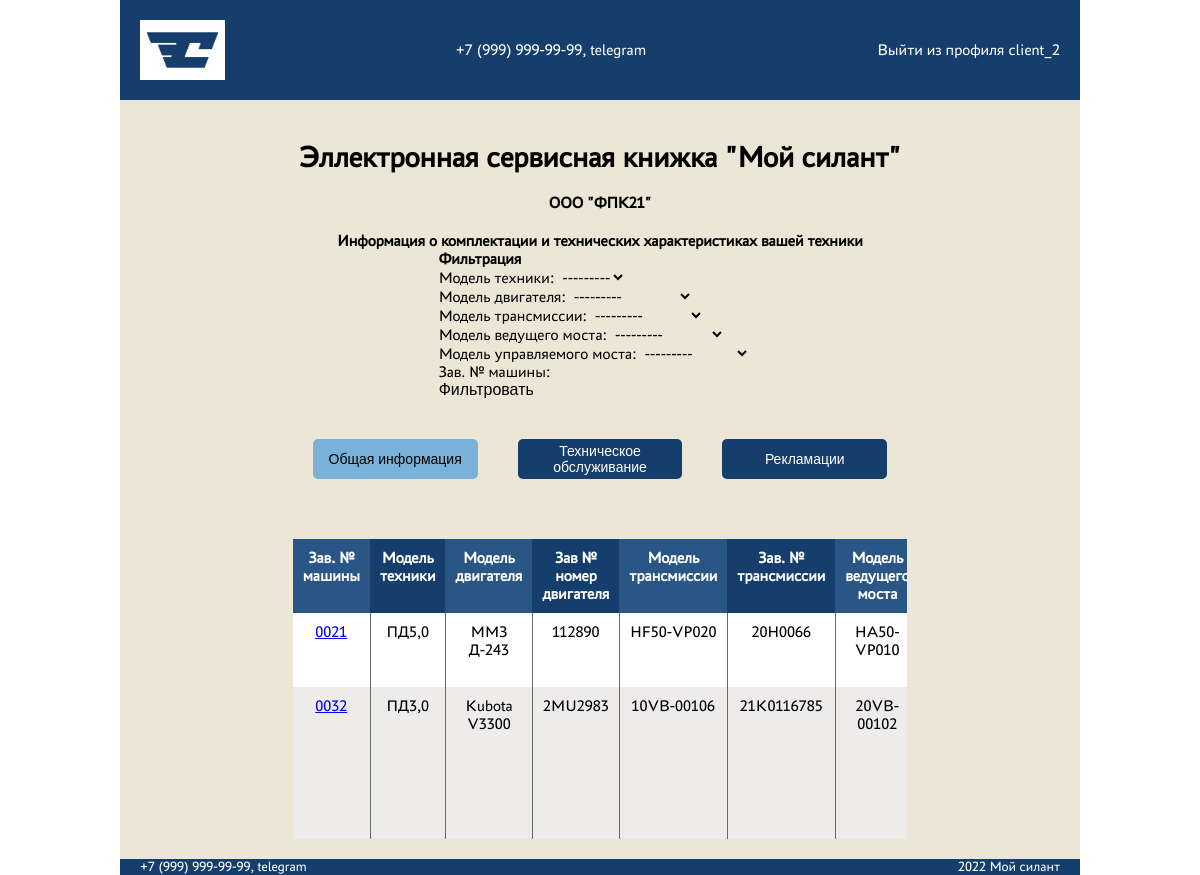
Screenshot of /machines/ (signed in) with the database file from the repository.
### core/models.py (models this page shows, shortened)
class BaseModel(models.Model):
    def __str__(self):
        return self.name
    class Meta:
        abstract = True

class Client(BaseModel):
    name = models.CharField(max_length=255)
    description = models.CharField(max_length=255)
    user = models.ForeignKey(User, on_delete=models.CASCADE)
    group = models.ForeignKey(Group, on_delete=models.CASCADE)

class Machine(models.Model):
    serial_number_of_machine = models.CharField(max_length=255, verbose_name='Зав. № машины')
    model_of_equipment = models.ForeignKey(EquipmentModel, on_delete=models.CASCADE, verbose_name='Модель техники')
    model_of_engine = models.ForeignKey(EngineModel, on_delete=models.CASCADE, verbose_name='Модель двигателя')
    serial_number_of_engine = models.CharField(max_length=255, verbose_name='Зав. № двигателя')
    transmission_model = models.ForeignKey(TransmissionModel, on_delete=models.CASCADE, verbose_name='Модель трансмиссии')
    serial_number_of_transmission = models.CharField(max_length=255, verbose_name='Зав. № трансмиссии')
    drive_axle_model = models.ForeignKey(DriveAxleModel, on_delete=models.CASCADE, verbose_name='Модель ведущего моста')
    serial_number_of_drive_axle = models.CharField(max_length=255, verbose_name='Зав. № ведущего моста')
    steering_axle_model = models.ForeignKey(SteeringAxleModel, on_delete=models.CASCADE, verbose_name='Модель управляемого моста')
    serial_number_of_steering_axle = models.CharField(max_length=255, verbose_name='Зав. № управляемого моста')
    supply_contract_number_and_date = models.CharField(max_length=255, verbose_name='Договор поставки №, дата')
    date_shipped_from_factory = models.DateField(null=True, verbose_name='Дата отгрузки с завода')
    recipient = models.CharField(max_length=255, verbose_name='Грузополучатель (конечный потребитель)')
    delivery_address = models.CharField(max_length=255, blank=True, verbose_name='Адрес доставки (эксплуатации)')
    equipment = models.CharField(max_length=255, blank=True, verbose_name='Комплектация (доп. опции)')
    client = models.ForeignKey(Client, on_delete=models.CASCADE, verbose_name='Клиент')
    service_company = models.ForeignKey(ServiceCompany, on_delete=models.CASCADE, verbose_name='Сервисная компания')

class EquipmentModel(BaseModel):
    name = models.CharField(max_length=255)
    description = models.CharField(max_length=255)

class EngineModel(BaseModel):
    name = models.CharField(max_length=255)
    description = models.CharField(max_length=255)

class TransmissionModel(BaseModel):
    name = models.CharField(max_length=255)
    description = models.CharField(max_length=255)

class DriveAxleModel(BaseModel):
    name = models.CharField(max_length=255)
    description = models.CharField(max_length=255)

### core/views.py (the view)
# urls.py: path('machines/', machine_list, name='machine_list'),
@login_required
@permission_required("core.view_machine", raise_exception=True)
def machine_list(request):
    user_id = request.user.id
    try:
        client = Client.objects.get(user_id=user_id)
    except Client.DoesNotExist:
        return render(
            request, "machine_list.html", {"error_message": "Client not found"}
        )
    machines = Machine.objects.filter(client=client)
    machine_filter = MachineFilter(request.GET, queryset=machines)
    return render(
        request,
        "machine_list.html",
        {"machines": machines, "client": client, "filter": machine_filter},
    )

### templates/machine_list.html (shortened to what this page needs)
{% extends 'base.html' %}
{% block content %}
<main class="main">
    <div class="user-info">
        <h1>{{ client.name }}</h1>
    </div>
    <div class="result-wrapper">
        <h1>Информация о комплектации и технических характеристиках вашей техники</h1>
        {% if machines %}
        <form method="get" class="mb-4">
            <h1>Фильтрация</h1>
            {{ filter.form }}
            <button type="submit">Фильтровать</button>
        </form>
        {% include 'tabs.html' with active_tab='general' %}
        <div class="adaptive-table-wrapper">
            <table class="adaptive-table">
                <thead>
                    <tr>
                        <th>Зав. № машины</th>
                        <th>Модель техники</th>
                        <th>Модель двигателя</th>
                        <th>Зав № номер двигателя</th>
                        <th>Модель трансмиссии</th>
                        <th>Зав. № трансмиссии</th>
                        <th>Модель ведущего моста</th>
                    </tr>
                </thead>
                <tbody>
                    {% for machine in filter.qs %}
                    <tr>
                        <td><a href="{% url 'machine_detail' machine.id %}">{{ machine.serial_number_of_machine }}</a></td>
                        <td>{{ machine.model_of_equipment }}</a></td>
                        <td>{{ machine.model_of_engine }}</td>
                        <td>{{ machine.serial_number_of_engine }}</td>
                        <td>{{ machine.transmission_model }}</td>
                        <td>{{ machine.serial_number_of_transmission }}</td>
                        <td>{{ machine.drive_axle_model }}</td>
                    </tr>
                    {% endfor %}
                </tbody>
            </table>
        </div>
        {% else %}
        <div class="result-wrapper">
            <span>У вас нет машин</span
            >
        </div>
        {% endif %}
</main>
{% endblock content %}

### templates/base.html (shortened to what this page needs)
<!DOCTYPE html>
<html lang="en">
  <head>
    {% load static %}
      <link href="{% static 'css/main.css' %}" rel="stylesheet" />
      <link href="{% static 'css/index/index.css' %}" rel="stylesheet" />
      <link href="{% static 'css/machine_list/machine_list.css' %}" rel="stylesheet" />
      <link href="{% static 'css/create_maintenance/create_maintenance.css' %}" rel="stylesheet" />
  </head>
  <body>
    <nav>
        <div class="logo-signin-wrapper">
            <img src="{% static 'img/logo.jpg' %}">
            <span>+7 (999) 999-99-99, telegram</span>
            {% if user.is_authenticated %}
            <a href="{% url 'account_logout' %}">Выйти из профиля {{ user.username }}</a>
            {% else %}
            <a href="{% url 'account_login' %}">Авторизация</a>
            {% endif %}
        </div>
    </nav>
    <section class="main-section">
      <div class="underlogo">
        <h1>Эллектронная сервисная книжка "Мой силант"</h1>
      </div>
      {% block content %}{% endblock %}
    </section>
    <footer>
        <div class="footer-wrapper">
            <span>+7 (999) 999-99-99, telegram</span>
            <span>2022 Мой силант</span>
        </div>
    </footer>
  </body>
</html>

### static/css/main.css (style rules this page uses)
* { margin: 0; padding: 0; border: 0; outline: 0; font-size: 100%; vertical-align: baseline; background: transparent; }
body { display: flex; flex-direction: column; justify-items: center; align-items: center; height: 100vh; width: 100%; font-family: 'PT Astra Sans', sans-serif; }
nav { background-color: #163E6C; width: 80%; height: 100px; display: flex; flex-direction: column; justify-content: space-between; align-items: center; color: white; }
.logo-signin-wrapper { display: flex; justify-content: space-between; align-items: center; width: 100%; }
.logo-signin-wrapper > img { height: 60px; padding: 20px 0 20px 20px; }
.logo-signin-wrapper > a { color: white; text-decoration: none; padding-right: 20px; }
.main-section { display: flex; flex-direction: column; justify-content: center; align-items: center; width: 80%; height: 100%; background-color: #EBE6D6; padding: 20px 0 0 0; }
.underlogo { padding-top: 20px; display: flex; flex-direction: column; justify-content: center; align-items: center; width: 80%; background-color: #EBE6D6; }
.underlogo > h1 { font-size: 30px; color: black; }
footer { background-color: #163E6C; width: 80%; height: 80px; display: flex; flex-direction: column; justify-content: center; align-items: center; }
.footer-wrapper { color: white; font-size: 14px; display: flex; justify-content: space-between; align-items: center; width: 100%; }
.footer-wrapper > span { padding: 0 20px 0 20px; }

### static/css/index/index.css (style rules this page uses)
.main { display: flex; flex-direction: column; align-items: center; width: 80%; height: 100%; background-color: #EBE6D6; padding: 20px 0 0 0; }
.result-wrapper { display: flex; flex-direction: column; justify-content: center; align-items: center; width: 80%; padding: 20px; }
.adaptive-table-wrapper { margin-top: 20px; width: 100%; height: 300px; overflow: auto; }
.adaptive-table-wrapper > .adaptive-table { width: 100%; border-collapse: collapse; text-align: center; background-color: white; box-shadow: 0 5px 15px rgba(0, 0, 0, 0.2); }
.adaptive-table-wrapper > .adaptive-table td, .adaptive-table-wrapper > .adaptive-table th { padding: 10px; text-align: center; }
.adaptive-table-wrapper > .adaptive-table th { background-color: #163E6C; color: white; }
.adaptive-table-wrapper > .adaptive-table th:nth-child(odd) { background-color: #2a5685; }
.adaptive-table-wrapper > .adaptive-table tr:nth-child(even) { background-color: #eeebeb; }
.adaptive-table-wrapper > .adaptive-table td { border-right: 1px solid #696a6a; }

### rows the page displays
Client: name "ООО \"ФПК21\""
Machine: serial_number_of_machine "0021", model_of_equipment "ПД5,0", model_of_engine "ММЗ Д-243", serial_number_of_engine "112890", transmission_model "HF50-VP020", serial_number_of_transmission "20H0066", drive_axle_model "HA50-VP010"
Machine: serial_number_of_machine "0032", model_of_equipment "ПД3,0", model_of_engine "Kubota V3300", serial_number_of_engine "2MU2983", transmission_model "10VB-00106", serial_number_of_transmission "21K0116785", drive_axle_model "20VB-00102"

### other values shown
{{ user.username }} "client_2"
